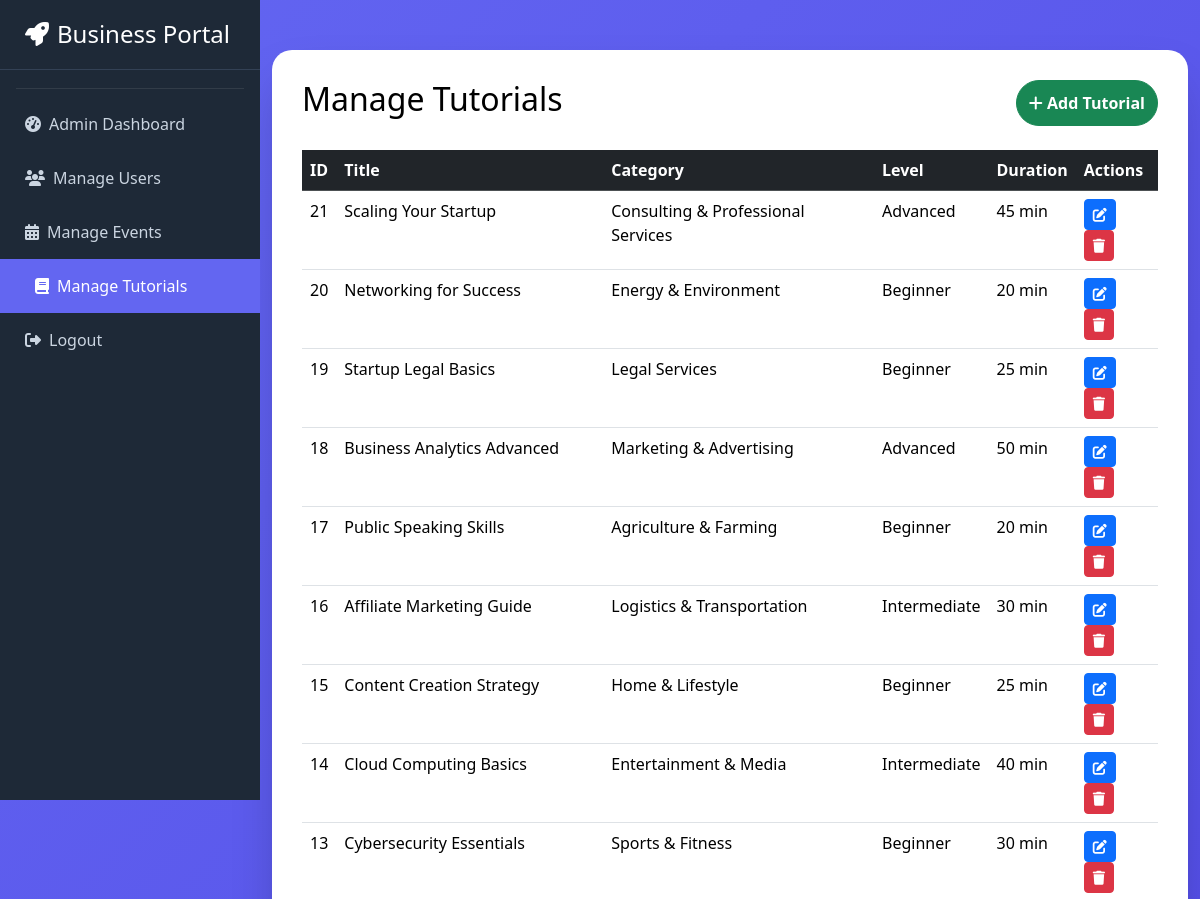
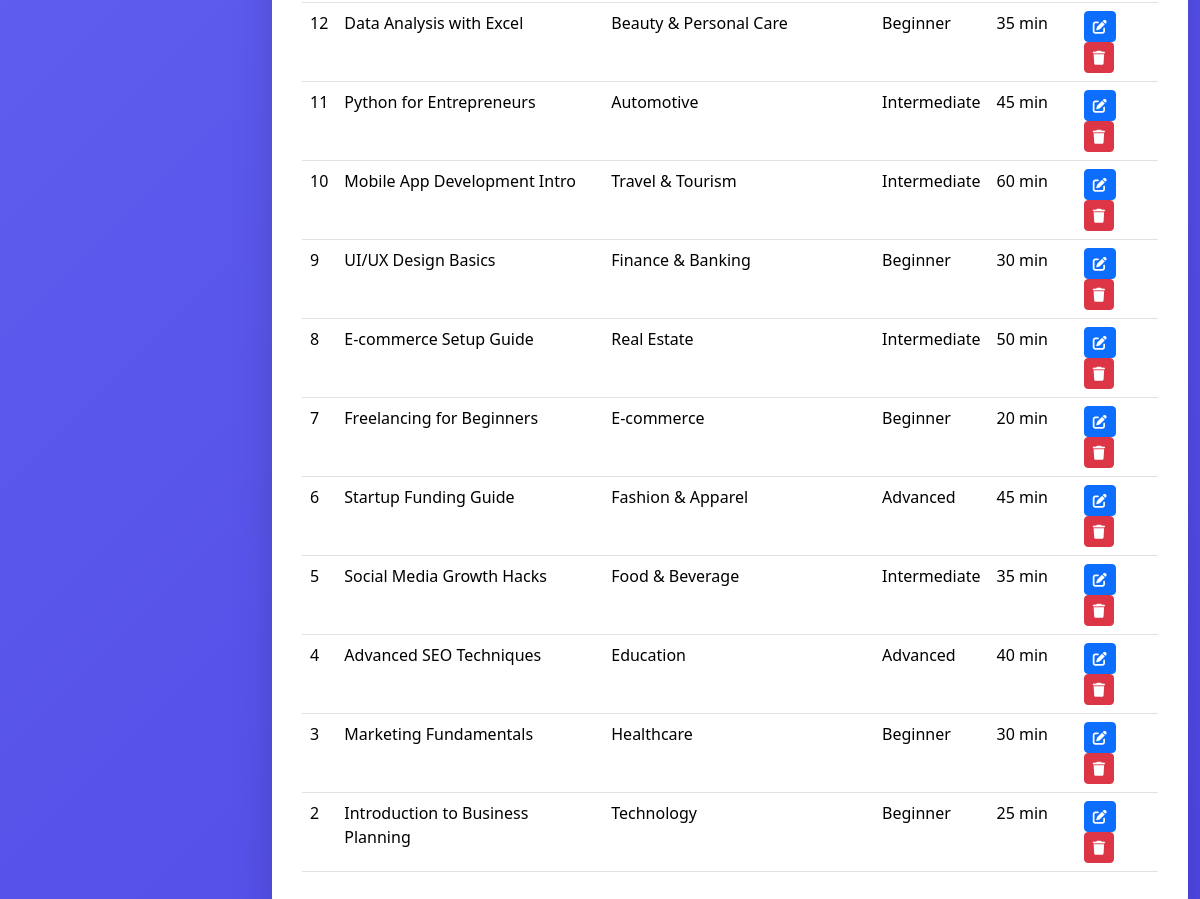
/admin/admin_manage_tutorials.php (signed in), run on the app's committed database (2 pictures, top to bottom).
### tables this page shows
CREATE TABLE `tutorials` (
  `id` int(11) NOT NULL,
  `category_id` int(11) NOT NULL,
  `title` varchar(255) NOT NULL,
  `content` longtext DEFAULT NULL,
  `video_url` varchar(500) DEFAULT NULL,
  `duration_min` smallint(5) UNSIGNED DEFAULT NULL,
  `level` enum('beginner','intermediate','advanced') NOT NULL DEFAULT 'beginner',
  `created_at` timestamp NOT NULL DEFAULT current_timestamp(),
  `updated_at` timestamp NOT NULL DEFAULT current_timestamp() ON UPDATE current_timestamp()
);

CREATE TABLE `business_categories` (
  `id` int(11) NOT NULL,
  `name` varchar(100) NOT NULL,
  `description` text DEFAULT NULL,
  `created_at` timestamp NOT NULL DEFAULT current_timestamp()
);

### admin/admin_manage_tutorials.php (the view, shortened to what this page needs)
<?php
include 'config.php';
$tutorial_query = mysqli_query($conn, "
    SELECT t.*, bc.name AS category_name
    FROM tutorials t
    LEFT JOIN business_categories bc ON bc.id = t.category_id
    ORDER BY t.id DESC
");
?>
<!DOCTYPE html>
<html lang="en">
<head>
<link href="https://cdn.jsdelivr.net/npm/bootstrap@5.3.3/dist/css/bootstrap.min.css" rel="stylesheet">
<link href="https://cdnjs.cloudflare.com/ajax/libs/font-awesome/6.5.0/css/all.min.css" rel="stylesheet">
</head>
<body>
<?php include 'sidebar.php'; ?>
<div class="container">
<div class="opp-card">
<div class="d-flex justify-content-between mb-4">
    <h2 class="text-dark">Manage Tutorials</h2>
    <button class="btn btn-success btn-action" data-bs-toggle="modal" data-bs-target="#addTutorialModal">
        <i class="fas fa-plus"></i> Add Tutorial
    </button>
</div>
<table class="table table-hover">
<thead class="table-dark">
<tr>
<th>ID</th>
<th>Title</th>
<th>Category</th>
<th>Level</th>
<th>Duration</th>
<th>Actions</th>
</tr>
</thead>
<tbody>
<?php while($t = mysqli_fetch_assoc($tutorial_query)): ?>
<tr>
<td><?= $t['id'] ?></td>
<td><?= htmlspecialchars($t['title']) ?></td>
<td><?= htmlspecialchars($t['category_name']) ?></td>
<td><?= ucfirst($t['level']) ?></td>
<td><?= $t['duration_min'] ?> min</td>
<td>
<button class="btn btn-primary btn-sm" data-bs-toggle="modal" data-bs-target="#editTutorialModal<?= $t['id'] ?>">
<i class="fas fa-edit"></i>
</button>
<form method="POST" class="d-inline">
<button type="submit" name="delete_tutorial" class="btn btn-danger btn-sm">
<i class="fas fa-trash"></i>
</button>
</form>
</td>
</tr>
<?php endwhile; ?>
</tbody>
</table>
</div>
</div>
</body>
</html>

### admin/admin_manage_tutorials.php (style rules this page uses)
body { background: linear-gradient(135deg, #6366f1 0%, #4f46e5 100%); min-height: 100vh; margin-left: 260px; color: #fff; }
.opp-card { max-width: 1000px; margin: 50px auto; background: #fff; border-radius: 20px; padding: 30px; color: #000; box-shadow: 0 25px 50px -12px rgba(0,0,0,0.25); }
.btn-action { border-radius: 50px; font-weight: bold; }
.text-dark { color: #000 !important; }

### admin/sidebar.php (style rules this page uses)
:root { --primary: #6366f1; --dark: #1e2937; }

### data on the page
tutorials: id "21", title "Scaling Your Startup", category.name "Consulting & Professional Services", level "Advanced", duration_min "45"
tutorials: id "20", title "Networking for Success", category.name "Energy & Environment", level "Beginner", duration_min "20"
tutorials: id "19", title "Startup Legal Basics", category.name "Legal Services", level "Beginner", duration_min "25"
tutorials: id "18", title "Business Analytics Advanced", category.name "Marketing & Advertising", level "Advanced", duration_min "50"
tutorials: id "17", title "Public Speaking Skills", category.name "Agriculture & Farming", level "Beginner", duration_min "20"
tutorials: id "16", title "Affiliate Marketing Guide", category.name "Logistics & Transportation", level "Intermediate", duration_min "30"
tutorials: id "15", title "Content Creation Strategy", category.name "Home & Lifestyle", level "Beginner", duration_min "25"
tutorials: id "14", title "Cloud Computing Basics", category.name "Entertainment & Media", level "Intermediate", duration_min "40"
tutorials: id "13", title "Cybersecurity Essentials", category.name "Sports & Fitness", level "Beginner", duration_min "30"
tutorials: id "12", title "Data Analysis with Excel", category.name "Beauty & Personal Care", level "Beginner", duration_min "35"
tutorials: id "11", title "Python for Entrepreneurs", category.name "Automotive", level "Intermediate", duration_min "45"
tutorials: id "10", title "Mobile App Development Intro", category.name "Travel & Tourism", level "Intermediate", duration_min "60"
tutorials: id "9", title "UI/UX Design Basics", category.name "Finance & Banking", level "Beginner", duration_min "30"
tutorials: id "8", title "E-commerce Setup Guide", category.name "Real Estate", level "Intermediate", duration_min "50"
tutorials: id "7", title "Freelancing for Beginners", category.name "E-commerce", level "Beginner", duration_min "20"
tutorials: id "6", title "Startup Funding Guide", category.name "Fashion & Apparel", level "Advanced", duration_min "45"
tutorials: id "5", title "Social Media Growth Hacks", category.name "Food & Beverage", level "Intermediate", duration_min "35"
tutorials: id "4", title "Advanced SEO Techniques", category.name "Education", level "Advanced", duration_min "40"
tutorials: id "3", title "Marketing Fundamentals", category.name "Healthcare", level "Beginner", duration_min "30"
tutorials: id "2", title "Introduction to Business Planning", category.name "Technology", level "Beginner", duration_min "25"
